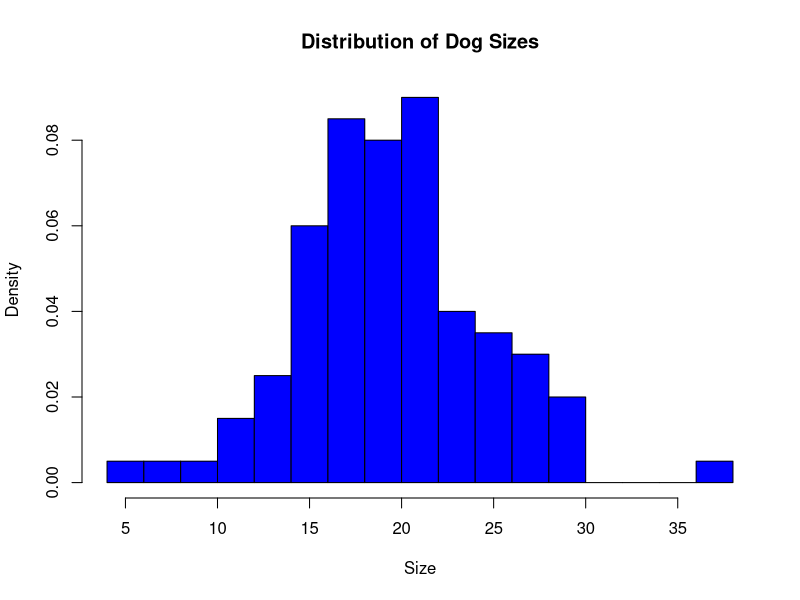
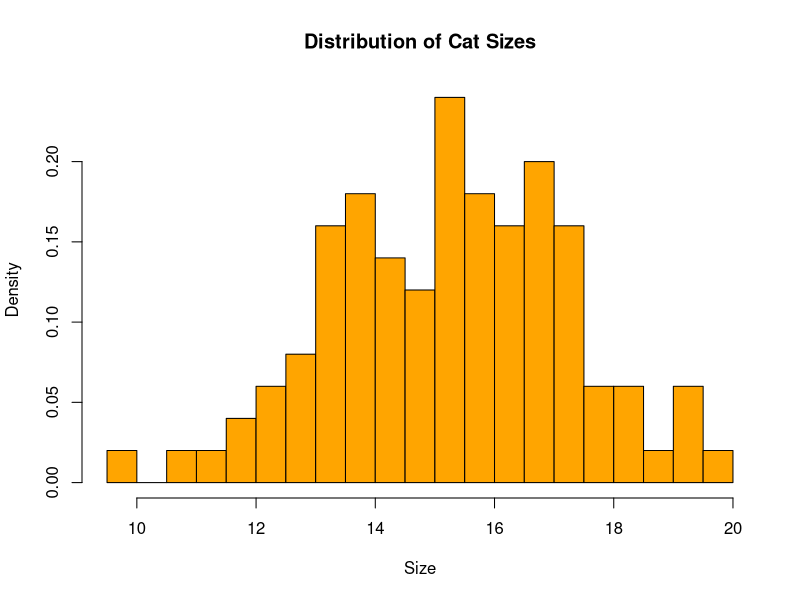
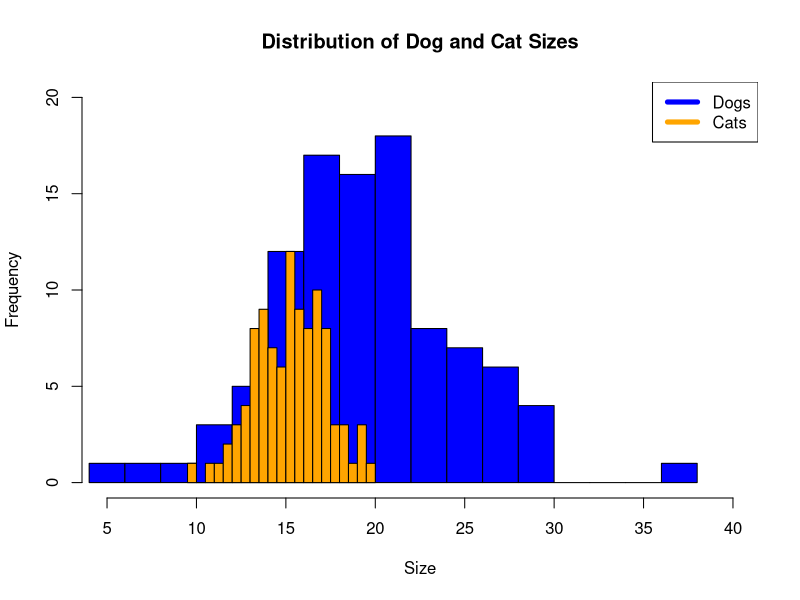

The R source for these figures, in order:
## ---- chunk 1
knitr::opts_chunk$set(echo = TRUE)
knitr::opts_chunk$set(warning = FALSE, message = FALSE) 
## ---- chunk 2
# Installing and loading libraries 
library(tidyverse)
library(dplyr)
library(ggplot2)
## ---- chunk 3
#nothing is ever truly random when "randomly" generated on a computer - always pseudo random
#set.seed(124) #can be used to get the same "random" sample consistently 
dog_mu = 20
dog_sigma = 5
dog_sample = rnorm(100,dog_mu,dog_sigma)
cat_mu = 15
cat_sigma = 2
cat_sample = rnorm(100,cat_mu,cat_sigma)

#random R tip #1: to view any variable, highlight it and Cmd+enter/Ctrl+enter 

## ---- chunk 4
#visualizing data 
hist_dog <- hist(dog_sample,
main="Distribution of Dog Sizes",
xlab="Size",
col="blue",
alpha = 0.6, 
freq=FALSE,
breaks = 20
)
hist_cat <- hist(cat_sample,
main="Distribution of Cat Sizes",
xlab="Size",
col="orange",
alpha = 0.4, 
freq=FALSE,
breaks = 20
)

#in the same plot 
plot(hist_dog, xlim = c(5, 40), ylim = c(0,20), col = "blue", main = "Distribution of Dog and Cat Sizes", xlab = "Size") + plot(hist_cat, add = TRUE, col = "orange")
legend("topright", c("Dogs", "Cats"), col=c("blue", "Orange"), lwd=5)

#try other ways to visualize the data here 

## ---- chunk 5
#summarizing our data  
dog_mean <- mean(dog_sample)
dog_sd <- sd(dog_sample)

cat_mean <- mean(cat_sample)
cat_sd <- sd(cat_sample)
## ---- chunk 6
# Run the Shapiro-Wilk test for normality here 
## ---- chunk 7

## ---- chunk 8
#The Independent two sample t-test 
t.test(dog_sample,cat_sample,var.equal = TRUE)

#The Welch's t-test
t.test(dog_sample,cat_sample,var.equal = FALSE)
## ---- chunk 9
#t-test
